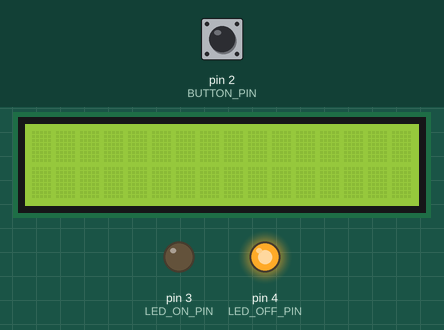
A sketch run on a simulated Arduino Uno, built with avr-gcc and run on an emulated ATmega328P. On the bench: 16×2 character LCD, output pins drawn as LEDs (lit = HIGH). The test bench sets the inputs (shaded band); at power-on: pin 2 (BUTTON_PIN) LOW.

Above: at 1.2 s.
1.3 s: pin 2 (BUTTON_PIN) pulled HIGH for 0.15 s
At 2.2 s:
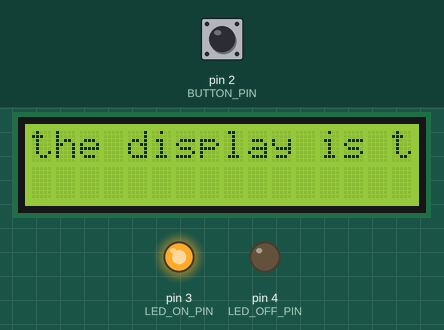
4.4 s: pin 2 (BUTTON_PIN) pulled HIGH for 1 s
At 5.9 s:
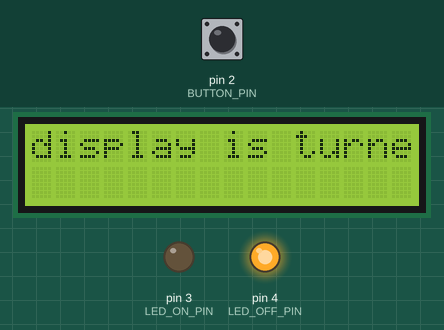
6.9 s: pin 2 (BUTTON_PIN) pulled HIGH for 0.15 s
At 7.8 s:
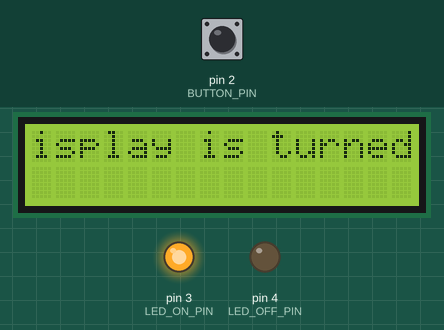
10.0 s: pin 2 (BUTTON_PIN) pulled HIGH for 3.2 s
At 14.2 s:
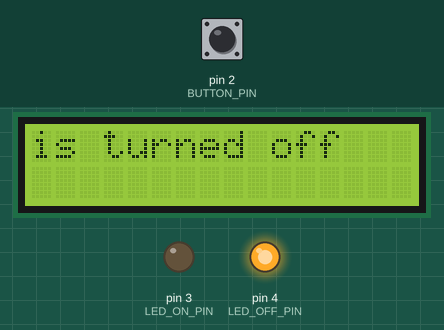
14.7 s: pin 2 (BUTTON_PIN) pulled HIGH for 0.15 s
At 15.6 s:
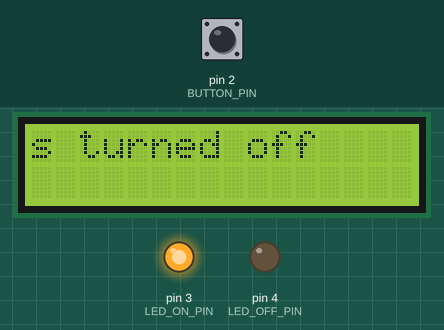
17.8 s: pin 2 (BUTTON_PIN) pulsed HIGH 2 times (0.12 s each, 0.3 s apart)
At 18.8 s:
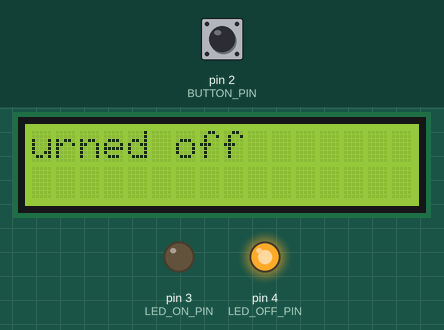
Timing chart, 0 to 20.8 s (numbered marks = the images above; inputs shaded):
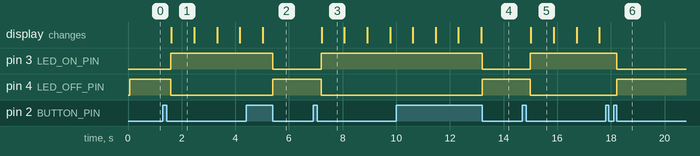

Measured:
- after the input at 1.3 s, pin 3 (LED_ON_PIN): LOW → HIGH after 0.30 s; pin 4 (LED_OFF_PIN): HIGH → LOW after 0.30 s; the display: changes after 0.32 s (image 1)
- after the input at 4.4 s, pin 3 (LED_ON_PIN): HIGH → LOW after 1.0 s; pin 4 (LED_OFF_PIN): LOW → HIGH after 1.0 s
- after the input at 6.9 s, pin 3 (LED_ON_PIN): LOW → HIGH after 0.30 s; pin 4 (LED_OFF_PIN): HIGH → LOW after 0.30 s; the display: changes after 0.32 s (image 3)
- after the input at 10.0 s, pin 3 (LED_ON_PIN): HIGH → LOW after 3.2 s; pin 4 (LED_OFF_PIN): LOW → HIGH after 3.2 s
- after the input at 14.7 s, pin 3 (LED_ON_PIN): LOW → HIGH after 0.30 s; pin 4 (LED_OFF_PIN): HIGH → LOW after 0.30 s; the display: changes after 0.32 s (image 5)
- after the input at 17.8 s, pin 3 (LED_ON_PIN): HIGH → LOW after 0.42 s; pin 4 (LED_OFF_PIN): LOW → HIGH after 0.42 s
- what the display in image 1 shows lasts 0.9 s, from 1.6 s to 2.5 s

The sketch:

project.ino
```cpp
#include <Wire.h>
#include <LiquidCrystal_I2C.h>

#define BUTTON_PIN  2
#define LED_ON_PIN  3
#define LED_OFF_PIN 4

float last_update = 0.0f;
const float sleep_time = 850.0f;     // update time of display, speed of
                                     // "scrolling"
LiquidCrystal_I2C lcd(0x27, 16, 2);   // setup I2C for display
#include <SoftwareSerial.h>

SoftwareSerial HM05(8, 9); // RX = 8, TX = 9

void print_on_lcd(String text, int x=0, int y=0);
String receive_message();

bool is_on = false;
bool prev_state = false;
float last_press = 0;

const int lcd_width = 16;
int scroll_pos = 0;

void setup() {
  Serial.begin(9600);
  HM05.begin(9600);

  pinMode(BUTTON_PIN, INPUT);
  pinMode(LED_ON_PIN, OUTPUT);
  pinMode(LED_OFF_PIN,OUTPUT);

  lcd.init();
  lcd.backlight();
  last_update = millis();

}

void button_turn_on(){
  if (millis() - last_press > 300.0f) {
    byte state = digitalRead(BUTTON_PIN);
    if (state != prev_state) {
      last_press = millis();
      prev_state = state;
      if (state == LOW) {
        is_on = (is_on == HIGH) ? LOW: HIGH;
      }
    }
  }

}

void blink_led(){
  if (is_on){
    digitalWrite(LED_ON_PIN, HIGH);
    digitalWrite(LED_OFF_PIN, LOW);
  } else {
    digitalWrite(LED_OFF_PIN, HIGH);
    digitalWrite(LED_ON_PIN, LOW);
  }
}

/*
 *
 * A - AI mode
 * C - custom mode
 * W - weather
 * T - task
 * R - reminder
 *
 */


void loop() {
  blink_led();
  if (is_on == LOW){
    receive_message();
  }
  else {
    print_on_lcd("the display is turned off");
  }
  button_turn_on();

}


String receive_message() {
  if (HM05.available() > 0){
    String s = "";
    while (HM05.available() > 0) {
      char c = HM05.read();
      s += c;
      delay(10);
    }
    print_on_lcd(s);

    return s;
  }
  return "";
}

void print_on_lcd(String text, int x, int y){
  //FIXME: doesn't work for recieved messages for some reason?
  float curr = millis();
  if (curr - last_update >= sleep_time) {
    lcd.clear();

    String chunk = "";
    if (scroll_pos + lcd_width <= text.length()){
      chunk = text.substring(scroll_pos, scroll_pos + lcd_width);
    } else {
      int chars = text.length() - scroll_pos;
      chunk = text.substring(scroll_pos);
      for (int i = 0; i < (lcd_width - chars); i++) chunk += " ";
      if (chars < lcd_width) {
        int start = 0;
        int remain = lcd_width - chunk.length();
        if (remain > 0) chunk += text.substring(start, min(remain, text.length()));
      }
    }
    lcd.setCursor(x, y);
    lcd.print(chunk);
    scroll_pos++;
    last_update = curr;
    if (scroll_pos > text.length() + lcd_width) {
      scroll_pos = 0;
    }
  }
}
```
